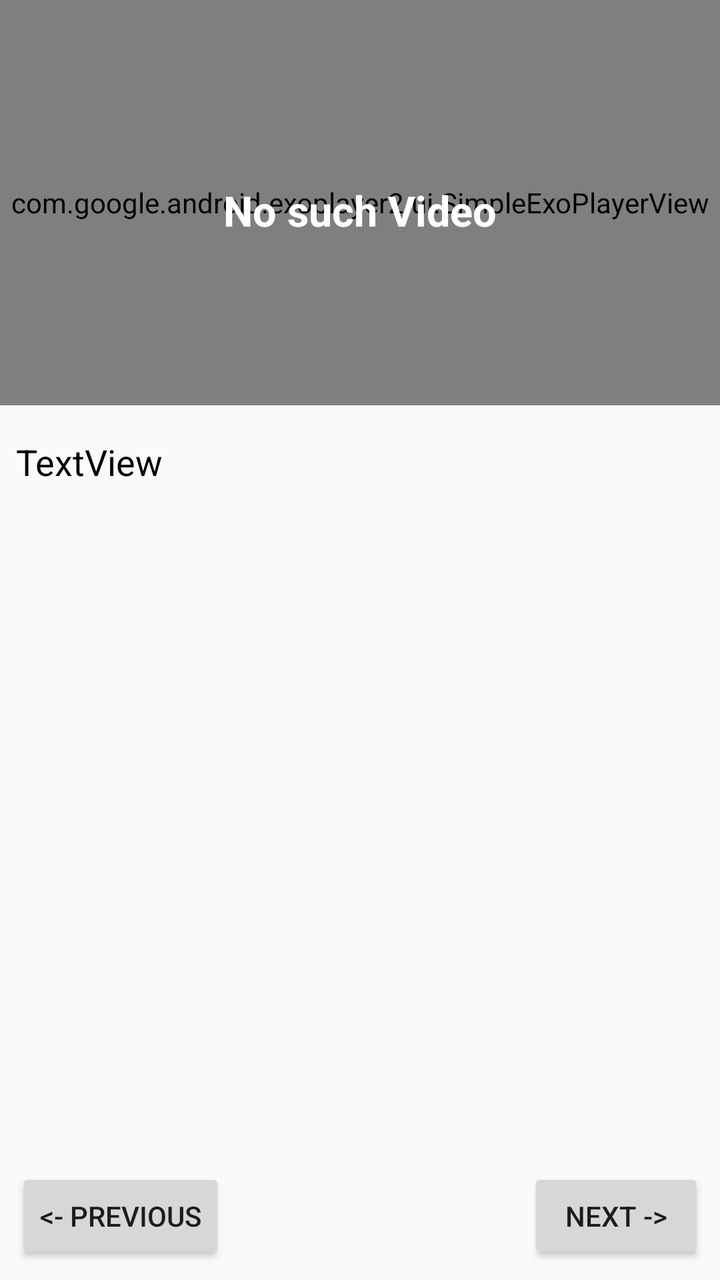
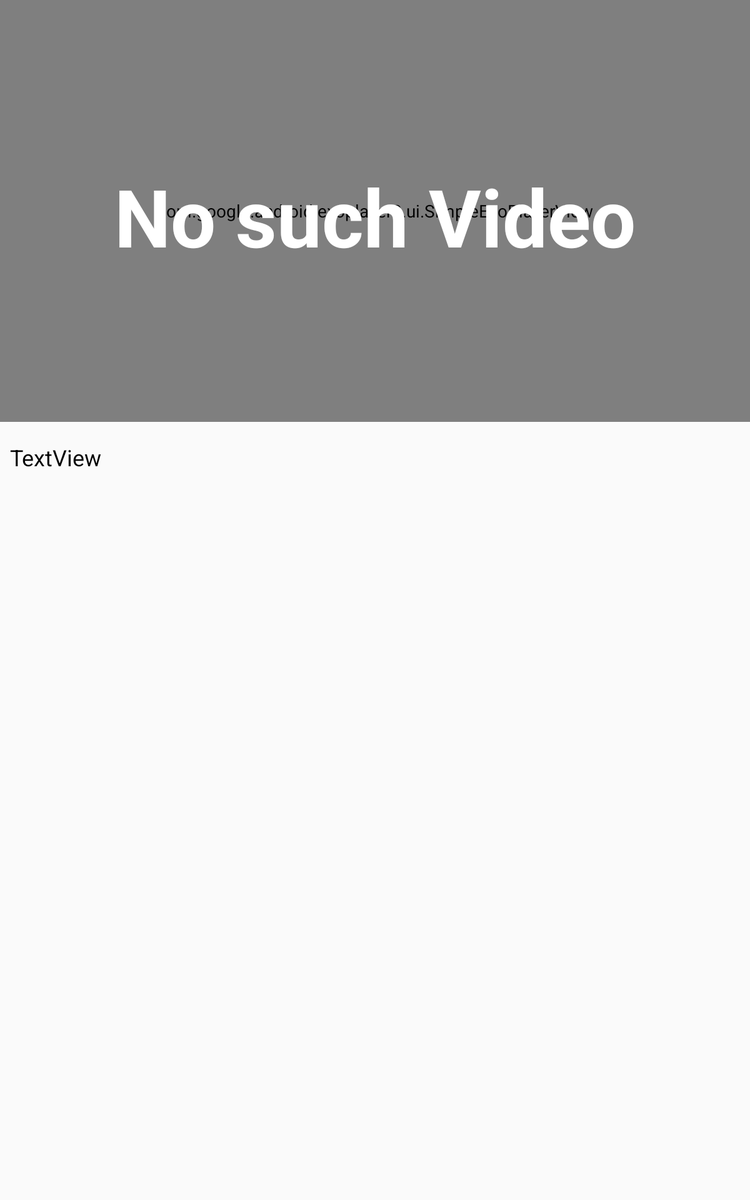

One screen, two layout resources from the same app: the default and the repository's alternative for another configuration. Each is rendered where Android would select it; the XML of both is given below.
<!-- AndroidManifest.xml: application theme AppTheme -->
<!-- res/layout/reciple_detail_fragment.xml -->
<?xml version="1.0" encoding="utf-8"?>
<android.support.constraint.ConstraintLayout
    xmlns:android="http://schemas.android.com/apk/res/android"
    xmlns:app="http://schemas.android.com/apk/res-auto"
    xmlns:tools="http://schemas.android.com/tools"
    android:layout_width="match_parent"
    android:layout_height="match_parent">

    <com.google.android.exoplayer2.ui.SimpleExoPlayerView
        android:id="@+id/simpleExoPlayer"
        android:layout_width="0dp"
        android:layout_height="0dp"
        android:layout_marginLeft="0dp"
        android:layout_marginRight="0dp"
        android:layout_marginTop="0dp"
        app:layout_constraintHorizontal_bias="0.0"
        app:layout_constraintLeft_toLeftOf="parent"
        app:layout_constraintRight_toRightOf="parent"
        app:layout_constraintTop_toTopOf="parent"
        app:layout_constraintDimensionRatio="H,16:9"/>



    <TextView
        android:id="@+id/step_instruction"
        android:layout_width="0dp"
        android:layout_height="0dp"
        android:layout_marginBottom="8dp"
        android:layout_marginLeft="8dp"
        android:layout_marginRight="8dp"
        android:layout_marginTop="16dp"
        tools:text="TextView"
        android:textColor="@android:color/black"
        android:textSize="18sp"
        app:layout_constraintBottom_toBottomOf="parent"
        app:layout_constraintHorizontal_bias="0.0"
        app:layout_constraintLeft_toLeftOf="parent"
        app:layout_constraintRight_toRightOf="parent"
        app:layout_constraintTop_toBottomOf="@+id/simpleExoPlayer" />


    <Button
        android:id="@+id/previous_button"
        android:layout_width="wrap_content"
        android:layout_height="wrap_content"
        android:layout_marginBottom="8dp"
        android:layout_marginStart="8dp"
        android:elevation="4dp"
        android:text="@string/previous"
        app:layout_constraintBottom_toBottomOf="parent"
        app:layout_constraintLeft_toLeftOf="parent"
        tools:targetApi="lollipop" />

    <Button
        android:id="@+id/next_button"
        android:layout_width="0dp"
        android:layout_height="wrap_content"
        android:layout_marginBottom="8dp"
        android:layout_marginEnd="8dp"
        android:elevation="4dp"
        android:text="@string/next"
        app:layout_constraintBottom_toBottomOf="parent"
        app:layout_constraintRight_toRightOf="parent"
        tools:targetApi="lollipop" />

    <TextView
        android:id="@+id/no_video"
        android:layout_width="wrap_content"
        android:layout_height="wrap_content"
        android:layout_marginTop="8dp"
        android:gravity="center"
        android:text="No such Video"
        android:textStyle="bold"
        android:textSize="21sp"
        android:textColor="@android:color/white"
        app:layout_constraintTop_toTopOf="@+id/simpleExoPlayer"
        app:layout_constraintStart_toStartOf="@+id/simpleExoPlayer"
        app:layout_constraintEnd_toEndOf="@+id/simpleExoPlayer"
        app:layout_constraintBottom_toBottomOf="@+id/simpleExoPlayer" />
</android.support.constraint.ConstraintLayout>
<!-- resources referenced by this layout -->
<resources>
  <string name="next">Next -&gt;</string>
  <string name="previous">&lt;- Previous</string>
  <style name="AppTheme" parent="Theme.AppCompat.Light.DarkActionBar">
          
          <item name="colorPrimary">@color/colorPrimary</item>
          <item name="colorPrimaryDark">@color/colorPrimaryDark</item>
          <item name="colorAccent">@color/colorAccent</item>
      </style>
  <color name="colorPrimary">#673AB7</color>
  <color name="colorPrimaryDark">#512DA8</color>
  <color name="colorAccent">#795548</color>
</resources>
<!-- res/layout-sw600dp/reciple_detail_fragment.xml (the repository's variant of the layout above) -->
<!-- drawn on a 7-inch tablet held upright -->
<?xml version="1.0" encoding="utf-8"?>
<android.support.constraint.ConstraintLayout
    xmlns:android="http://schemas.android.com/apk/res/android"
    xmlns:app="http://schemas.android.com/apk/res-auto"
    xmlns:tools="http://schemas.android.com/tools"
    android:layout_width="match_parent"
    android:layout_height="match_parent">

    <com.google.android.exoplayer2.ui.SimpleExoPlayerView
        android:id="@+id/simpleExoPlayer"
        android:layout_width="0dp"
        android:layout_height="0dp"
        android:layout_marginLeft="0dp"
        android:layout_marginRight="0dp"
        android:layout_marginTop="0dp"
        app:layout_constraintHorizontal_bias="0.0"
        app:layout_constraintLeft_toLeftOf="parent"
        app:layout_constraintRight_toRightOf="parent"
        app:layout_constraintTop_toTopOf="parent"
        app:layout_constraintDimensionRatio="H,16:9"/>

    <TextView
        android:id="@+id/no_video"
        android:layout_width="wrap_content"
        android:layout_height="wrap_content"
        android:layout_marginTop="8dp"
        android:gravity="center"
        android:text="No such Video"
        android:textStyle="bold"
        android:textSize="64sp"
        android:textColor="@android:color/white"
        app:layout_constraintTop_toTopOf="@+id/simpleExoPlayer"
        app:layout_constraintStart_toStartOf="@+id/simpleExoPlayer"
        app:layout_constraintEnd_toEndOf="@+id/simpleExoPlayer"
        app:layout_constraintBottom_toBottomOf="@+id/simpleExoPlayer" />

    <TextView
        android:id="@+id/step_instruction"
        android:layout_width="0dp"
        android:layout_height="0dp"
        android:layout_marginBottom="8dp"
        android:layout_marginLeft="8dp"
        android:layout_marginRight="8dp"
        android:layout_marginTop="16dp"
        android:text="TextView"
        android:textColor="@android:color/black"
        android:textSize="18sp"
        app:layout_constraintBottom_toBottomOf="parent"
        app:layout_constraintHorizontal_bias="0.0"
        app:layout_constraintLeft_toLeftOf="parent"
        app:layout_constraintRight_toRightOf="parent"
        app:layout_constraintTop_toBottomOf="@+id/simpleExoPlayer" />
</android.support.constraint.ConstraintLayout>
<!-- resources referenced by the variant -->
<!-- as a 7-inch tablet held upright resolves them -->
<resources>
  <style name="AppTheme" parent="Theme.AppCompat.Light.DarkActionBar">
          
          <item name="colorPrimary">@color/colorPrimary</item>
          <item name="colorPrimaryDark">@color/colorPrimaryDark</item>
          <item name="colorAccent">@color/colorAccent</item>
      </style>
  <color name="colorPrimary">#673AB7</color>
  <color name="colorPrimaryDark">#512DA8</color>
  <color name="colorAccent">#795548</color>
</resources>
